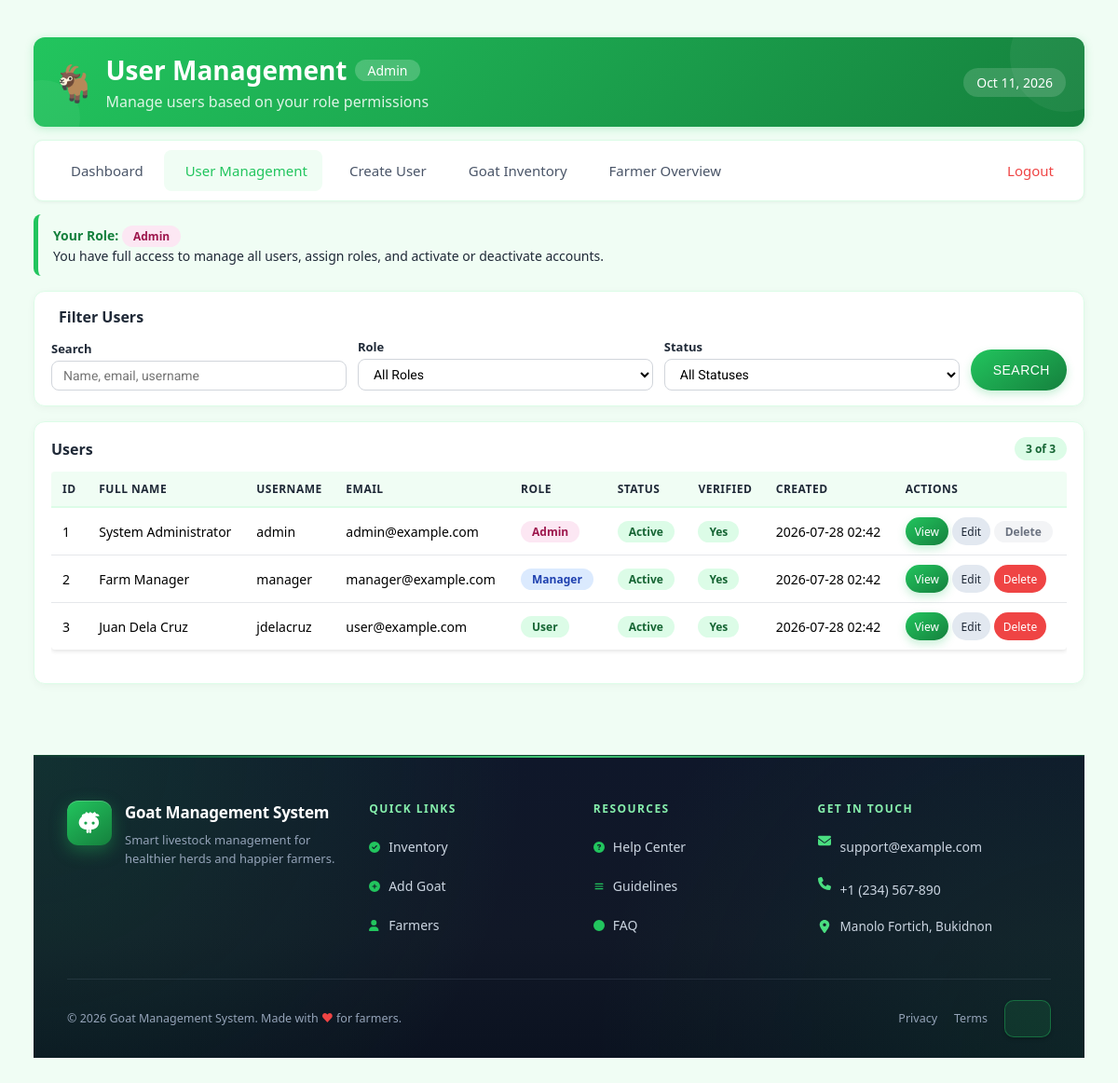
Screenshot of /app/users/dashboard.php (signed in) with the database file from the repository.
### tables this page shows
CREATE TABLE IF NOT EXISTS users (
    id INT AUTO_INCREMENT PRIMARY KEY,
    full_name VARCHAR(150) NOT NULL DEFAULT '',
    username VARCHAR(50) UNIQUE NOT NULL,
    email VARCHAR(255) UNIQUE NOT NULL,
    password VARCHAR(255) NOT NULL,
    role ENUM('admin', 'manager', 'user') DEFAULT 'user',

     
    status ENUM('active', 'inactive') NOT NULL DEFAULT 'active',

     
    is_verified TINYINT(1) DEFAULT 0,
    verification_token VARCHAR(64),
    email_verification_expires DATETIME NULL,

    created_at TIMESTAMP DEFAULT CURRENT_TIMESTAMP,
    updated_at TIMESTAMP DEFAULT CURRENT_TIMESTAMP ON UPDATE CURRENT_TIMESTAMP
);

### app/users/dashboard.php (the view, shortened to what this page needs)
<?php
require_once '../../config/config.php';
require_once '../../config/functions.php';
$currentRole = $_SESSION['role'];
$currentUserId = $_SESSION['user_id'];
$search = trim($_GET['q'] ?? '');
$params = [];
$sql = "SELECT id, full_name, username, email, role, status, is_verified, created_at, updated_at FROM users";
$sql .= " ORDER BY
    CASE role
        WHEN 'admin' THEN 1
        WHEN 'manager' THEN 2
        WHEN 'user' THEN 3
    END, full_name ASC";
$stmt = $pdo->prepare($sql);
$stmt->execute($params);
$users = $stmt->fetchAll(PDO::FETCH_ASSOC);
if ($currentRole === 'admin') {
    $totalVisible = $pdo->query("SELECT COUNT(*) FROM users")->fetchColumn();
} elseif ($currentRole === 'manager') {
    $totalVisible = $pdo->query("SELECT COUNT(*) FROM users WHERE role = 'user'")->fetchColumn();
} else {
    $totalVisible = 1;
}
$isUserManagement = (basename($_SERVER['PHP_SELF']) == 'dashboard.php' && dirname($_SERVER['PHP_SELF']) == '/app/users');
?>
<div style="width:100%;display:flex;flex-direction:column;background:#f0fdf4;">
    <div class="header-grass">
        <div class="blob-1"></div>
        <div class="blob-2"></div>
        <div class="header-inner">
            <div class="header-title-row">
                <span class="header-goat">🐐</span>
                <div style="min-width:0;">
                    <h1>
                        User Management
                        <span class="header-role-badge"><?php echo ucfirst($currentRole); ?></span>
                    </h1>
                    <p>
                        <i class="fas fa-leaf" style="font-size:12px;"></i> Manage users based on your role permissions
                    </p>
                </div>
            </div>
            <div>
                <span class="header-date-badge">
                    <i class="fas fa-calendar-alt"></i> <?php echo date('M d, Y'); ?>
                </span>
            </div>
        </div>
    </div>
    <nav class="dash-nav">
        <?php
        $dashboardLink = BASE_URL . '/app/' . $currentRole . '/dashboard.php';
        ?>
        <a href="<?php echo $dashboardLink; ?>" class="dash-nav-link">
            <i class="fas fa-tachometer-alt"></i> Dashboard
        </a>
        <?php if ($isUserManagement): ?>
            <span class="dash-nav-link active">
                <i class="fas fa-users"></i> User Management
            </span>
        <?php else: ?>
            <a href="<?php echo BASE_URL; ?>/app/users/dashboard.php" class="dash-nav-link active">
                <i class="fas fa-users"></i> User Management
            </a>
        <?php endif; ?>
        <?php if ($currentRole === 'admin' || $currentRole === 'manager'): ?>
            <a href="<?php echo BASE_URL; ?>/app/users/user-create.php" class="dash-nav-link">
                <i class="fas fa-user-plus"></i> Create User
            </a>
        <?php endif; ?>
        <a href="<?php echo BASE_URL; ?>/app/goats/dashboard.php" class="dash-nav-link">
            <i class="fas fa-goat"></i> Goat Inventory
        </a>
        <?php if ($currentRole === 'admin'): ?>
            <a href="<?php echo BASE_URL; ?>/app/goats/farmer-overview.php" class="dash-nav-link">
                <i class="fas fa-users"></i> Farmer Overview
            </a>
        <?php endif; ?>
        <a href="<?php echo BASE_URL; ?>/app/auth/signout.php" class="dash-nav-link logout">
            <i class="fas fa-sign-out-alt"></i> Logout
        </a>
    </nav>
    <div class="info-box">
        <strong><i class="fas fa-info-circle"></i> Your Role: <span class="badge badge-<?php echo $currentRole; ?>"><?php echo ucfirst($currentRole); ?></span></strong><br>
        <?php if ($currentRole === 'admin'): ?>
            You have full access to manage all users, assign roles, and activate or deactivate accounts.
        <?php elseif ($currentRole === 'manager'): ?>
            You can manage regular user (Farmer) accounts only. Admin and Manager accounts are hidden from your view.
        <?php else: ?>
            You can only view and update your own profile.
        <?php endif; ?>
    </div>
    <?php if ($currentRole !== 'user'): ?>
    <div class="card" style="margin-bottom:16px;">
        <div class="card-title"><i class="fas fa-filter" style="color:#22C55E;"></i> Filter Users</div>
        <form method="GET" class="filter-form">
            <div class="form-group">
                <label for="q">Search</label>
                <input type="text" id="q" name="q" value="<?php echo htmlspecialchars($search); ?>" placeholder="Name, email, username">
            </div>
            <?php if ($currentRole === 'admin'): ?>
            <div class="form-group">
                <label for="role">Role</label>
                <select id="role" name="role">
                    <option value="">All Roles</option>
                </select>
            </div>
            <?php endif; ?>
            <div class="form-group">
                <label for="status">Status</label>
                <select id="status" name="status">
                    <option value="">All Statuses</option>
                </select>
            </div>
            <div class="btn-group">
                <button type="submit" class="btn btn-primary"><i class="fas fa-search"></i> Search</button>
            </div>
        </form>
    </div>
    <?php endif; ?>
    <div class="card" style="margin-bottom:16px;">
        <div class="card-title" style="justify-content:space-between;">
            <span><i class="fas fa-list" style="color:#22C55E;"></i> Users</span>
            <span class="badge-sm" style="background:#dcfce7;color:#166534;">
                <?php echo count($users); ?> of <?php echo $totalVisible; ?>
            </span>
        </div>
        <?php if (empty($users)): ?>
            <div style="text-align:center;padding:40px 20px;color:#a0aec0;">
                <i class="fas fa-user-slash" style="font-size:40px;color:#bbf7d0;display:block;margin-bottom:10px;"></i>
                <p style="font-size:14px;margin:0;color:#4a5568;">No users to display based on your role permissions or search filters.</p>
            </div>
        <?php else: ?>
            <div class="table-wrapper">
                <table>
                    <thead>
                        <tr>
                            <th>ID</th>
                            <th>Full Name</th>
                            <th>Username</th>
                            <th>Email</th>
                            <th>Role</th>
                            <th>Status</th>
                            <th>Verified</th>
                            <th>Created</th>
                            <th>Actions</th>
                        </tr>
                    </thead>
                    <tbody>
                        <?php foreach ($users as $user): ?>
                        <tr>
                            <td><?php echo $user['id']; ?></td>
                            <td><?php echo htmlspecialchars($user['full_name']); ?></td>
                            <td><?php echo htmlspecialchars($user['username']); ?></td>
                            <td><?php echo htmlspecialchars($user['email']); ?></td>
                            <td><span class="badge badge-<?php echo $user['role']; ?>"><?php echo ucfirst($user['role']); ?></span></td>
                            <td><span class="badge badge-<?php echo $user['status'] === 'active' ? 'active' : 'inactive'; ?>"><?php echo ucfirst($user['status']); ?></span></td>
                            <td><span class="badge badge-<?php echo $user['is_verified'] ? 'verified' : 'unverified'; ?>"><?php echo $user['is_verified'] ? 'Yes' : 'No'; ?></span></td>
                            <td><?php echo date('Y-m-d H:i', strtotime($user['created_at'])); ?></td>
                            <td>
                                <a href="user-view.php?user_id=<?php echo $user['id']; ?>" class="btn btn-primary" style="font-size:12px;padding:3px 10px;min-height:30px;">View</a>
                                <?php if (canManageTarget($currentRole, $currentUserId, $user['role'], $user['id'])): ?>
                                    <a href="user-update.php?user_id=<?php echo $user['id']; ?>" class="btn btn-secondary" style="font-size:12px;padding:3px 10px;min-height:30px;">Edit</a>
                                <?php endif; ?>
                                <?php if (canDeleteTarget($currentRole, $currentUserId, $user['role'], $user['id'])): ?>
                                    <a href="user-delete.php?user_id=<?php echo $user['id']; ?>" class="btn btn-danger" style="font-size:12px;padding:3px 10px;min-height:30px;" onclick="return confirm('Are you sure you want to delete this user?')">Delete</a>
                                <?php elseif ($user['id'] == $currentUserId): ?>
                                    <span class="badge" style="background:#f3f4f6;color:#6b7280;font-size:12px;" title="You cannot delete your own account">Delete</span>
                                <?php endif; ?>
                            </td>
                        </tr>
                        <?php endforeach; ?>
                    </tbody>
                </table>
            </div>
        <?php endif; ?>
    </div>
</div>

### rows the page displays
users: id "1", full_name "System Administrator", username "admin", email "admin@example.com", role "Admin", status "Active", is_verified "Yes", created_at "2026-07-28 02:42", shows "Delete"
users: id "2", full_name "Farm Manager", username "manager", email "manager@example.com", role "Manager", status "Active", is_verified "Yes", created_at "2026-07-28 02:42"
users: id "3", full_name "Juan Dela Cruz", username "jdelacruz", email "user@example.com", role "User", status "Active", is_verified "Yes", created_at "2026-07-28 02:42"

### other values shown
$currentRole "Admin"
count($users) "3"
$totalVisible "3"
$siteName "Goat Management System"
